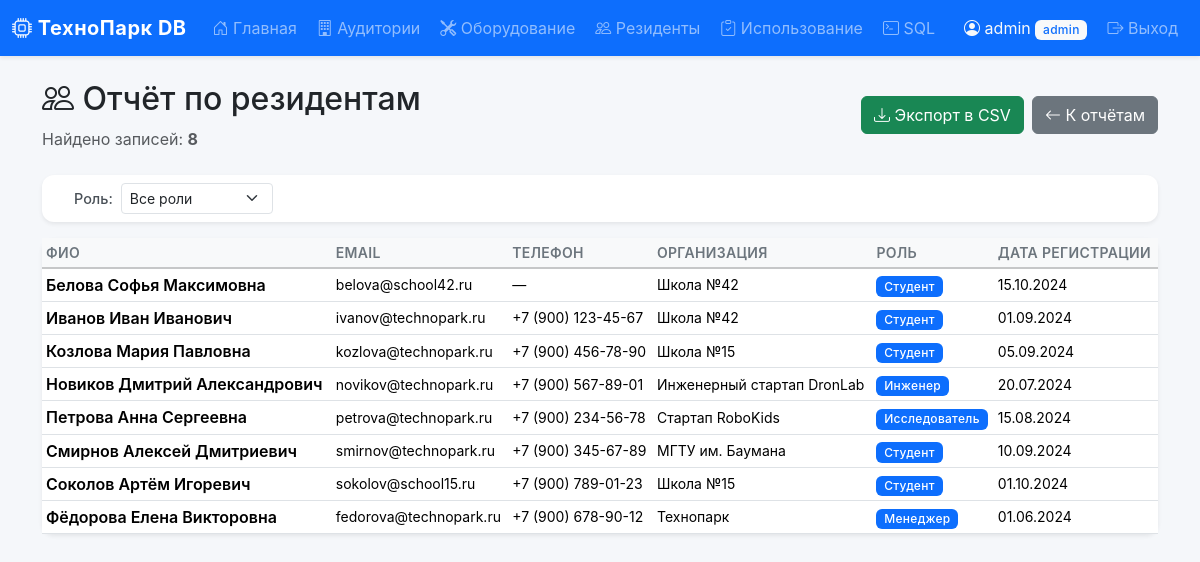
Screenshot of /reports/residents (signed in) with the database file from the repository.
### tables this page shows
CREATE TABLE users (
    id INTEGER PRIMARY KEY AUTOINCREMENT,
    username VARCHAR(50) UNIQUE NOT NULL,
    password_hash VARCHAR(255) NOT NULL,
    role TEXT DEFAULT 'operator' CHECK(role IN ('admin', 'operator')),
    created_at DATETIME DEFAULT CURRENT_TIMESTAMP
);

CREATE TABLE residents (
    id INTEGER PRIMARY KEY AUTOINCREMENT,
    full_name VARCHAR(200) NOT NULL,
    email VARCHAR(100) UNIQUE,
    phone VARCHAR(20),
    organization VARCHAR(150),
    role TEXT DEFAULT 'student' CHECK(role IN ('student', 'researcher', 'engineer', 'manager')),
    registration_date DATE DEFAULT (DATE('now')),
    registered_by INTEGER,  -- Кто зарегистрировал резидента
    FOREIGN KEY (registered_by) REFERENCES users(id) ON DELETE SET NULL
);

### routes/reports.py (the view)
@reports_bp.route('/residents')
@login_required
def residents_report():
    role = request.args.get('role', '').strip()
    query = """
        SELECT full_name, email, phone, organization, role, registration_date
        FROM residents WHERE 1=1
    """
    params = []
    if role:
        query += " AND role = ?"
        params.append(role)
    query += " ORDER BY full_name"
    residents = execute_query(query, params)
    role_names = {
        'student': 'Студент',
        'researcher': 'Исследователь',
        'engineer': 'Инженер',
        'manager': 'Менеджер'
    }
    return render_template(
        'reports/residents.html',
        residents=residents,
        role_names=role_names,
        filters={'role': role}
    )

### database/db.py (called while the page is built)
def get_db():
    if 'db' not in g:
        g.db = sqlite3.connect(current_app.config['DATABASE_PATH'])
        g.db.row_factory = sqlite3.Row
        g.db.execute("PRAGMA foreign_keys = ON")
    return g.db

def execute_query(query, params=None, fetch=True):
    db = get_db()
    cursor = db.execute(query, params or ())
    if fetch:
        return [dict(row) for row in cursor.fetchall()]
    return None

### templates/reports/residents.html (shortened to what this page needs)
{% extends "base.html" %}
{% block content %}
<div class="d-flex justify-content-between align-items-center mb-4">
    <div>
        <h2><i class="bi bi-people"></i> Отчёт по резидентам</h2>
        <p class="text-muted mb-0">Найдено записей: <strong>{{ residents|length }}</strong></p>
    </div>
    <div class="d-flex gap-2">
        <a href="{{ url_for('reports.export_residents') }}" class="btn btn-success">
            <i class="bi bi-download"></i> Экспорт в CSV
        </a>
        <a href="{{ url_for('reports.index') }}" class="btn btn-secondary">
            <i class="bi bi-arrow-left"></i> К отчётам
        </a>
    </div>
</div>
<div class="card border-0 shadow-sm mb-3">
    <div class="card-body py-2">
        <form method="GET" class="row g-2 align-items-center">
            <div class="col-auto">
                <label class="form-label mb-0 small">Роль:</label>
            </div>
            <div class="col-auto">
                <select name="role" class="form-select form-select-sm" onchange="this.form.submit()">
                    <option value="">Все роли</option>
                </select>
            </div>
        </form>
    </div>
</div>
<div class="card border-0 shadow-sm">
    <div class="table-responsive">
        <table class="table table-hover table-sm align-middle mb-0">
            <thead class="table-light">
                <tr>
                    <th>ФИО</th>
                    <th>Email</th>
                    <th>Телефон</th>
                    <th>Организация</th>
                    <th>Роль</th>
                    <th>Дата регистрации</th>
                </tr>
            </thead>
            <tbody>
                {% for r in residents %}
                <tr>
                    <td class="fw-semibold">{{ r.full_name }}</td>
                    <td class="small">{{ r.email or '—' }}</td>
                    <td class="small">{{ r.phone or '—' }}</td>
                    <td class="small">{{ r.organization or '—' }}</td>
                    <td>
                        <span class="badge bg-primary">{{ role_names.get(r.role, r.role) }}</span>
                    </td>
                    <td class="small">{{ r.registration_date | format_dt('%d.%m.%Y') }}</td>
                </tr>
                {% else %}
                <tr>
                    <td colspan="6" class="text-center text-muted py-4">Нет данных</td>
                </tr>
                {% endfor %}
            </tbody>
        </table>
    </div>
</div>
{% endblock %}

### templates/base.html (shortened to what this page needs)
<!DOCTYPE html>
<html lang="ru">
<head>
    <link href="https://cdn.jsdelivr.net/npm/bootstrap@5.3.2/dist/css/bootstrap.min.css" rel="stylesheet">
    <link href="https://cdn.jsdelivr.net/npm/bootstrap-icons@1.11.1/font/bootstrap-icons.css" rel="stylesheet">
    <link href="{{ url_for('static', filename='css/style.css') }}" rel="stylesheet">
</head>
<body>
<nav class="navbar navbar-expand-lg navbar-dark bg-primary shadow-sm">
    <div class="container-fluid">
        <a class="navbar-brand fw-bold" href="{{ url_for('dashboard.index') }}">
            <i class="bi bi-cpu"></i> ТехноПарк DB
        </a>
        <div class="collapse navbar-collapse" id="mainNavbar">
            <ul class="navbar-nav me-auto">
                <li class="nav-item">
                    <a class="nav-link" href="{{ url_for('dashboard.index') }}">
                        <i class="bi bi-house-door"></i> Главная
                    </a>
                </li>
                <li class="nav-item">
                    <a class="nav-link" href="{{ url_for('laboratories.list_laboratories') }}">
                        <i class="bi bi-building"></i> Аудитории
                    </a>
                </li>
                <li class="nav-item">
                    <a class="nav-link" href="{{ url_for('equipment.list_equipment') }}">
                        <i class="bi bi-tools"></i> Оборудование
                    </a>
                </li>
                <li class="nav-item">
                    <a class="nav-link" href="{{ url_for('residents.list_residents') }}">
                        <i class="bi bi-people"></i> Резиденты
                    </a>
                </li>
                <li class="nav-item">
                    <a class="nav-link" href="{{ url_for('usage.list_usage') }}">
                        <i class="bi bi-clipboard-check"></i> Использование
                    </a>
                </li>
                <li class="nav-item">
                    <a class="nav-link" href="{{ url_for('sql_console.console') }}">
                        <i class="bi bi-terminal"></i> SQL
                    </a>
                </li>
            </ul>
            <ul class="navbar-nav">
                {% if current_user.is_authenticated %}
                    <li class="nav-item">
                        <span class="nav-link text-light">
                            <i class="bi bi-person-circle"></i>
                            {{ current_user.username }}
                            <span class="badge bg-light text-primary">{{ current_user.role }}</span>
                        </span>
                    </li>
                    <li class="nav-item">
                        <a class="nav-link" href="{{ url_for('auth.logout') }}">
                            <i class="bi bi-box-arrow-right"></i> Выход
                        </a>
                    </li>
                {% endif %}
            </ul>
        </div>
    </div>
</nav>
<main class="container py-4">
    {% block content %}{% endblock %}
</main>
</body>
</html>

### static/css/style.css (style rules this page uses)
body { background-color: #f5f7fa; font-family: -apple-system, BlinkMacSystemFont, "Segoe UI", Roboto, "Helvetica Neue", Arial, sans-serif; min-height: 100vh; display: flex; flex-direction: column; }
main.container { flex: 1; }
.navbar-brand { letter-spacing: 0.5px; }
.navbar .nav-link { transition: background-color 0.2s ease; border-radius: 0.375rem; margin: 0 2px; }
.card { border-radius: 0.75rem; transition: box-shadow 0.2s ease; }
.table thead th { font-weight: 600; font-size: 0.875rem; text-transform: uppercase; letter-spacing: 0.3px; color: #6c757d; border-bottom-width: 2px; }
.table tbody tr { transition: background-color 0.15s ease; }
.badge { font-weight: 500; letter-spacing: 0.3px; padding: 0.35em 0.65em; }
.form-label { font-weight: 500; font-size: 0.9rem; color: #495057; }
.card.shadow-sm .card-body { padding: 2rem; }

### rows the page displays
users: username "admin", role "admin"
residents: full_name "Белова Софья Максимовна", email "belova@school42.ru", phone "—", organization "Школа №42", get "Студент", registration_date "15.10.2024"
residents: full_name "Иванов Иван Иванович", email "ivanov@technopark.ru", phone "+7 (900) 123-45-67", organization "Школа №42", get "Студент", registration_date "01.09.2024"
residents: full_name "Козлова Мария Павловна", email "kozlova@technopark.ru", phone "+7 (900) 456-78-90", organization "Школа №15", get "Студент", registration_date "05.09.2024"
residents: full_name "Новиков Дмитрий Александрович", email "novikov@technopark.ru", phone "+7 (900) 567-89-01", organization "Инженерный стартап DronLab", get "Инженер", registration_date "20.07.2024"
residents: full_name "Петрова Анна Сергеевна", email "petrova@technopark.ru", phone "+7 (900) 234-56-78", organization "Стартап RoboKids", get "Исследователь", registration_date "15.08.2024"
residents: full_name "Смирнов Алексей Дмитриевич", email "smirnov@technopark.ru", phone "+7 (900) 345-67-89", organization "МГТУ им. Баумана", get "Студент", registration_date "10.09.2024"
residents: full_name "Соколов Артём Игоревич", email "sokolov@school15.ru", phone "+7 (900) 789-01-23", organization "Школа №15", get "Студент", registration_date "01.10.2024"
residents: full_name "Фёдорова Елена Викторовна", email "fedorova@technopark.ru", phone "+7 (900) 678-90-12", organization "Технопарк", get "Менеджер", registration_date "01.06.2024"

### other values shown
{{ residents|length }} "8"
